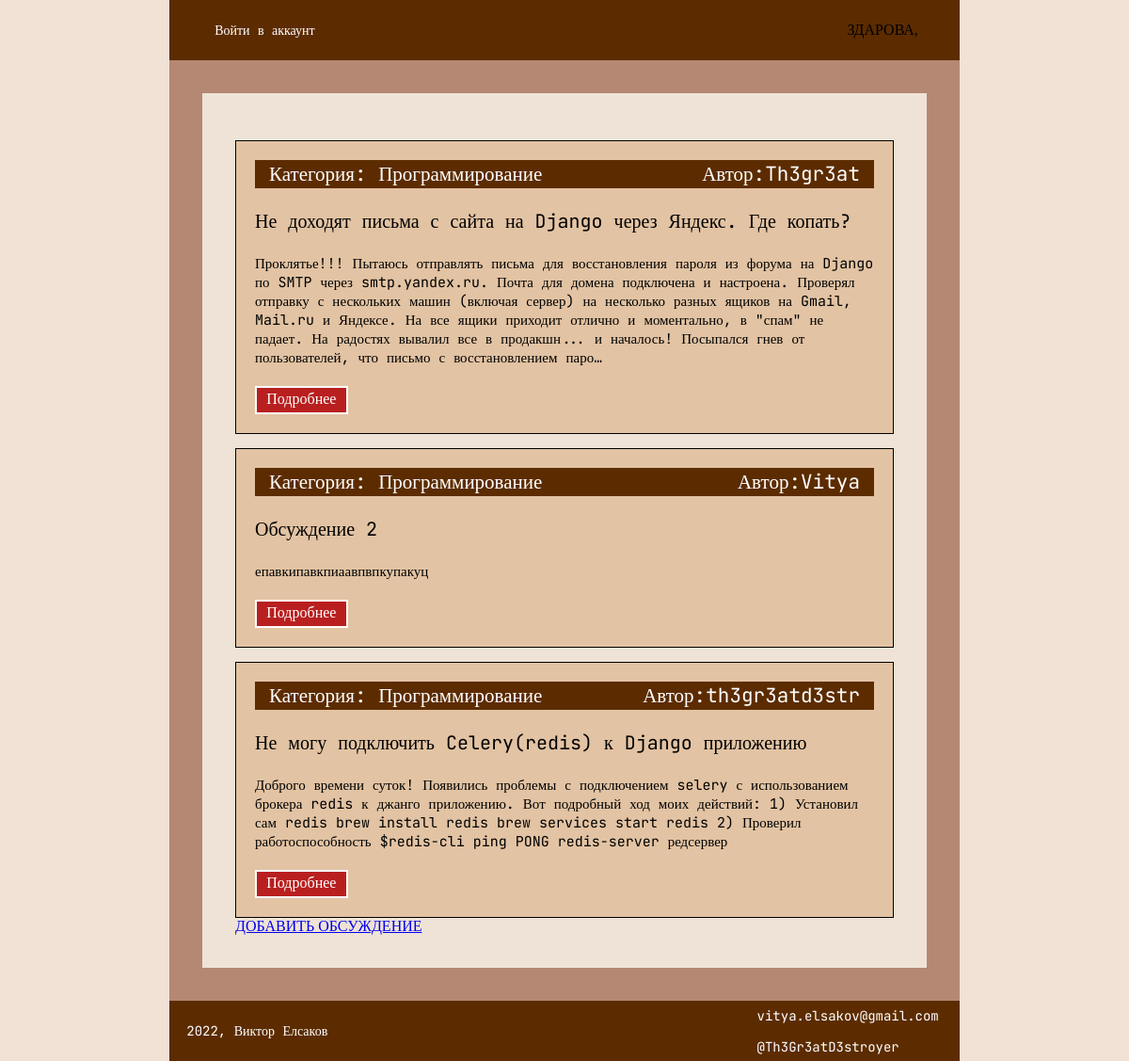
The page /forum/threads/ on the database its author committed.
### forum/models.py (models this page shows, shortened)
class Thread(models.Model):
    name_tread = models.CharField(max_length=255)
    text_thread = models.TextField()
    category_id = models.ForeignKey('Category', on_delete=models.CASCADE)
    user_id = models.ForeignKey(MyUser, on_delete=models.CASCADE)

class Category(models.Model):
    name_category = models.CharField(max_length=255)
    slug_category = models.SlugField()

### users/models.py (models this page shows)
class MyUser(AbstractBaseUser, PermissionsMixin):
    username = models.CharField(unique=True, max_length=50)
    email = models.EmailField(unique=True)
    is_staff = models.BooleanField(default=0)
    is_admin = models.BooleanField(default=0)
    is_authenticated = models.BooleanField(default=0)
    USERNAME_FIELD = 'email'
    REQUIRED_FIELDS = []
    objects = UserManager()

### forum/views.py (the view)
# urls.py: path('threads/', forum_view, name='main_site'),
def forum_view(request):
    threads = Thread.objects.all()
    return render(request, 'forum/main.html', {'title': 'forum page', 'threads': threads})

### forum/templates/forum/main.html (shortened to what this page needs)
{% extends 'forum/base.html' %}
{% block block1 %}
{% for thread in threads %}
<div class="category">
    <div class="category1">
        <div>Категория: {{ thread.category_id.name_category }}</div>
        <div>Автор:{{ thread.user_id.username }}</div>
    </div>
    <p style="font-family: 'JetBrains Mono';font-style: normal;font-weight: 400;
    font-size: 20px;line-height: 30px;color: #000000;">{{ thread.name_tread }}
    </p>
    <span style="margin-bottom:20px;font-family: 'JetBrains Mono';
    font-style: normal;font-weight: 400;font-size: 15px;line-height: 20px;color: #000000;">
        {{ thread.text_thread|truncatechars:450 }}
    </span>
    <a href="{% url 'thread' thread.pk %}" style="text-decoration:none;text-align:center">
        <div style="box-sizing:border-box;width:15%;height:30px;background:#B91F1F;border:2px solid white;text-align:center;padding:3px;color:white;">Подробнее</div>
    </a>
</div>
{% endfor %}
    <a href="{% url 'thread_create' %}">
    ДОБАВИТЬ ОБСУЖДЕНИЕ
    </a>
{% endblock block1 %}

### forum/templates/forum/base.html (shortened to what this page needs)
{% load static %}
<!DOCTYPE html>
<html>
<head>
    <link type="text/css" href="{% static 'forum/css/style.css' %}" rel="stylesheet">
</head>
<body>
<header>
    {% if request.user.is_active %}
        <div style="width:70%; display:flex; justify-content: space-evenly; flex-direction:column">
            <a class="footer_text" href="{% url 'logout' %}">Выйти из аккаунта</a>
        </div>
    {% else %}
        <div style="width:70%; display:flex; justify-content: space-evenly; flex-direction:column">
            <a class="footer_text" href="{% url 'login' %}">Войти в аккаунт</a>
        </div>
    {% endif %}
    {% if request.user %}
        ЗДАРОВА, {{ request.user.username }}
    {% endif %}
</header>
<div class="main">
    <div class="main2">
    {% block block1 %}
    {% endblock block1 %}
    </div>
</div>
<footer>
    <div style="width:70%; display:flex; justify-content: space-evenly; flex-direction:column">
        <p class="footer_text">2022, Виктор Елсаков</p>
    </div>
    <div style="display:flex; justify-content: space-evenly; flex-direction:column">
    <p style="margin:4px;">
        <a href="mailto:vitya.elsakov@gmail.com" class="footer_text">vitya.elsakov@gmail.com</a>
    </p>
    <p style="margin:4px;">
        <a href="https://t.me/Th3Gr3atD3stroyer" class="footer_text">@Th3Gr3atD3stroyer</a>
    </p>
    </div>
</footer>
</body>
</html>

### forum/static/forum/css/style.css (style rules this page uses)
body, html { margin:0px; padding:0px; width:100%; height:100%; background: #F2E1D5; }
header { display: flex; background-color:#5C2C00; width:70%; margin: 0 auto; height:8%; justify-content: space-around; align-items: center; }
.main { width:70%; display: flex; margin: 0 auto; background: rgba(145, 85, 60, 0.63); padding: 35px; box-sizing: border-box; }
.main2 { display: flex; width:100%; height: 100%; background: #EFE3D7; padding: 35px; box-sizing: border-box; flex-direction: column; }
footer { display: flex; background-color:#5C2C00; width:70%; margin: 0 auto; height:8%; justify-content: space-evenly; }
.footer_text { font-family: 'JetBrains Mono'; font-style: normal; font-weight: 400; font-size: 14px; line-height: 25px; color: #FFFFFF; margin: 4px; text-decoration: none; }
.category { width:100%; background: #E2C3A3; border: 1px solid black; margin-top:15px; box-sizing: border-box; padding: 20px; display:flex; flex-direction: column; justify-content:space-between; }
.category1 { width:100%; height:30px; background:#5C2C00; font-family: 'JetBrains Mono'; font-style: normal; font-weight: 400; font-size: 21px; line-height: 30px; color: #FFFFFF; box-sizing: border-box; padding-left: 15px; padding-right: 15px; text-align:justify-all; display:flex; justify-content: space-between; }

### rows shown on the page
Thread: category_id.name_category "Программирование", user_id.username "Th3gr3at", name_tread "Не доходят письма с сайта на Django через Яндекс. Где копать?", text_thread "Проклятье!!! Пытаюсь отправлять письма для восстановления пароля из форума на Django по SMTP через smtp.yandex.ru. Почта для домена подключена и настроена. Проверял отправку с нескольких машин (включая сервер) на несколько разных ящиков на Gmail, Mail.ru и Яндексе. На все ящики приходит отлично и моментально, в \"спам\" не падает. На радостях вывалил все в продакшн... и началось! Посыпался гнев от пользователей, что письмо с восстановлением паро…"
Thread: category_id.name_category "Программирование", user_id.username "Vitya", name_tread "Обсуждение 2", text_thread "епавкипавкпиаавпвпкупакуц"
Thread: category_id.name_category "Программирование", user_id.username "th3gr3atd3str", name_tread "Не могу подключить Celery(redis) к Django приложению", text_thread "Доброго времени суток! Появились проблемы с подключением selery с использованием брокера redis к джанго приложению. Вот подробный ход моих действий: 1) Установил сам redis brew install redis brew services start redis 2) Проверил работоспособность $redis-cli ping PONG redis-server редсервер"
